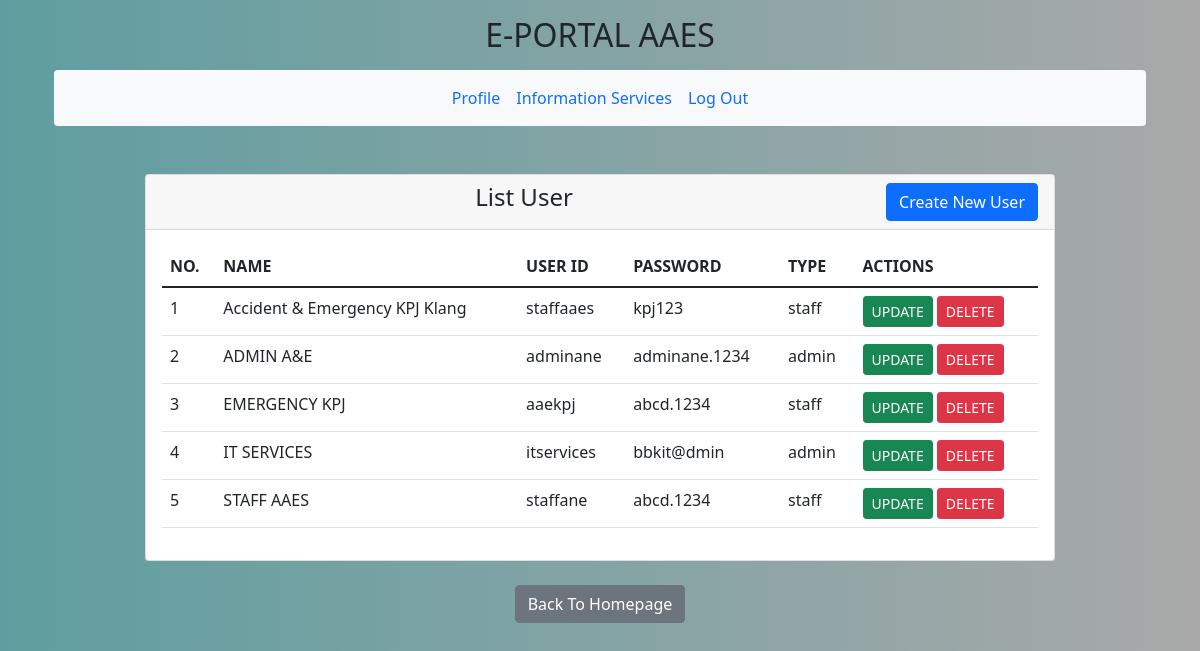
The app's page /admin2/accPelajar.php with its own data.
### tables this page shows
CREATE TABLE `pengguna` (
  `id` int(11) NOT NULL,
  `nama` varchar(200) NOT NULL,
  `username` varchar(50) NOT NULL,
  `password` varchar(50) NOT NULL,
  `usertype` varchar(50) NOT NULL DEFAULT 'user',
  `nama_penyelia` varchar(100) NOT NULL
);

### admin2/accPelajar.php (the view, shortened to what this page needs)
<?php
include '../config.php';
?>
<!doctype html>
<html lang="en">
  <head>
    <link href="https://cdn.jsdelivr.net/npm/bootstrap@5.1.3/dist/css/bootstrap.min.css" rel="stylesheet">
</head>
<body>
  <div class="container-xl mb-4">
    <center><p>
      <h2>E-PORTAL AAES</h2><p>
    </center>
    <div class="container-xl mb-4">
    <center><p>
    <nav class="navbar navbar-expand-sm bg-light rounded" aria-label="Twelfth navbar example">
      <div class="container-fluid">
        <div class="collapse navbar-collapse justify-content-md-center" id="navbar">
          <ul class="navbar-nav">
           <li class="nav-item">
              <a class="nav-link " href="accPelajar.php">Profile</a>
            </li>
           <li class="nav-item">
              <a class="nav-link " href="../pelajar/paparborangmaklumat.php">Information Services</a>
            </li>
            <li class="nav-item">
              <a class="nav-link" href="../../logout.php" onclick="return confirm('Are you sure want to logout?')">Log Out</a>
            </li>
          </ul>
        </div>
      </div>
    </nav>
</div>
<br>
 <div class="container">
        <div class="row">
          <center>
            <div class="col-md-10">
                <div class="card">
                    <div class="card-header">
                        <h4>List User
                            <a href="studentCreate.php" class="btn btn-primary float-end">Create New User</a>
                        </h4>
                    </div>
          <div class="card-body">
            <table class="table">
            <thead>
            <tr>
                <th>NO.</th>
                <th>NAME</th>
                <th>USER ID</th>
                <th>PASSWORD</th>
                <th>TYPE</th>
                <th>ACTIONS</th>
            </tr>
        </thead>
        <tbody>
            <?php
                $query = "SELECT * FROM pengguna WHERE usertype = 'staff' OR usertype='admin' ORDER BY nama ASC";
                $query_run = mysqli_query($conn,$query);
                $cnt=1;
                if (mysqli_num_rows($query_run)>0) {
                    foreach ($query_run as $user) {
            ?>
                    <tr>
                    <td><?= $cnt; ?></td>
                    <td><?= $user['nama']; ?></td>
                    <td><?= $user['username']; ?></td>
                    <td><?= $user['password']; ?></td>
                    <td><?= $user['usertype']; ?></td>
                    <td>
                        <a href="studentUpdate_acc.php?id=<?= $user['id']; ?>" class="btn btn-success btn-sm">UPDATE</a>
                        <a href="studentDelete.php?id=<?= $user['id']; ?>" class="btn btn-danger btn-sm"
                        onClick="return confirm('Are you serious want to delete <?= $user['nama']; ?>? ')">DELETE</a>
                    </td>
                    </tr>
            <?php
            $cnt=$cnt+1;
                    }
                }
                else {
                    echo "<h5> No Record Found";
                }
            ?>
        </tbody>
    </table>
                    </div>
                </div>
            </div>
        </div>
<br>
    <center>
    <a href="../pelajar/paparborangmaklumat.php" class="btn btn-secondary" role="button">Back To Homepage</a>
    </center>
</body>
</html>

### admin2/accPelajar.php (style rules this page uses)
body { padding-bottom: 20px; background: linear-gradient(to right, CadetBlue, DarkGrey); }
.navbar { margin-bottom: 20px; }

### records on screen
pengguna: nama "Accident & Emergency KPJ Klang", username "staffaaes", password "kpj123", usertype "staff"
pengguna: nama "ADMIN A&E", username "adminane", password "adminane.1234", usertype "admin"
pengguna: nama "EMERGENCY KPJ", username "aaekpj", password "abcd.1234", usertype "staff"
pengguna: nama "IT SERVICES", username "itservices", password "bbkit@dmin", usertype "admin"
pengguna: nama "STAFF AAES", username "staffane", password "abcd.1234", usertype "staff"
